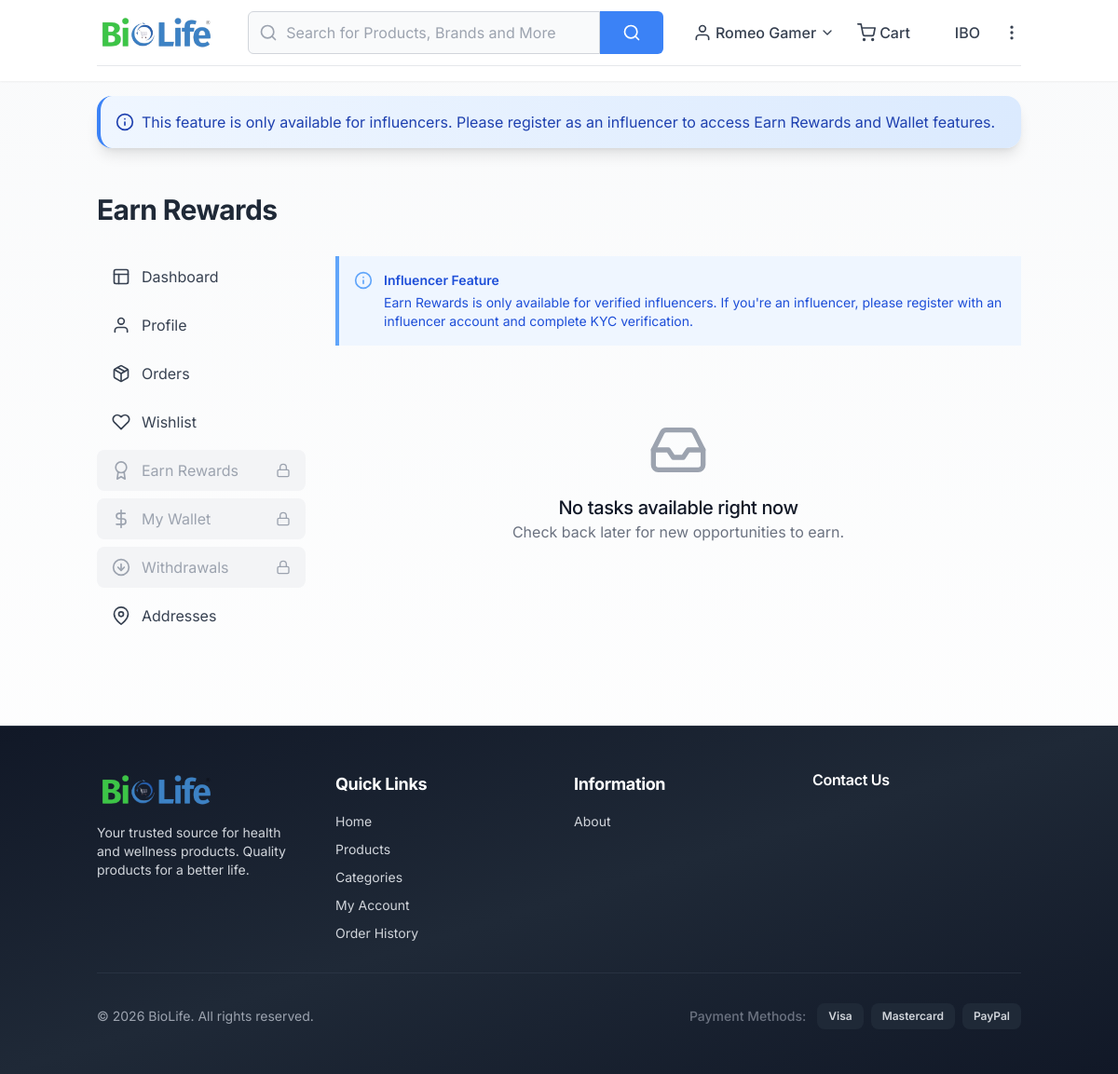
/earn/ (signed in), run on an earlier commit of the app's database.
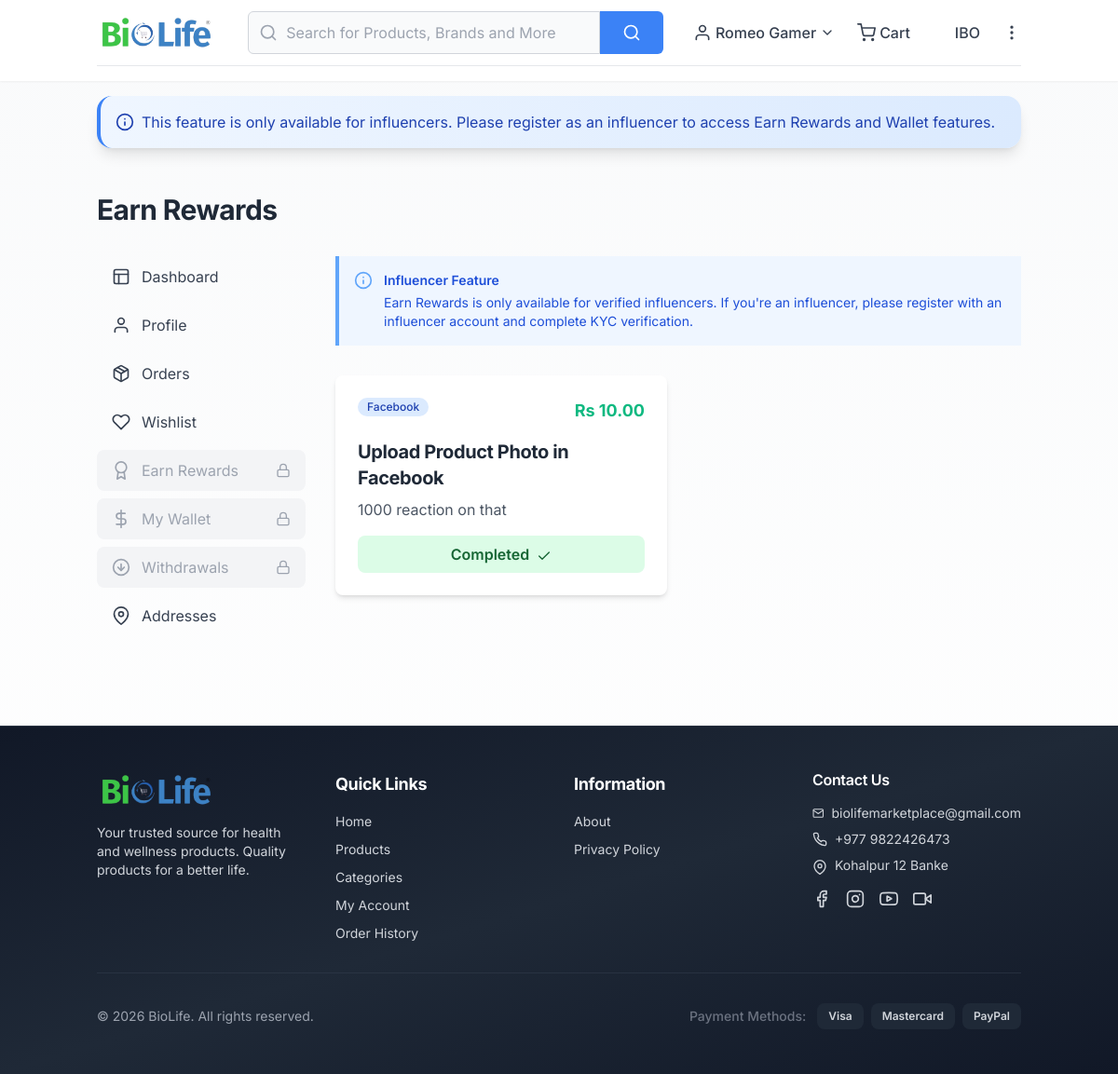
And on a later commit of the database.
### core/models.py (models this page shows, shortened)
class CMSPage(models.Model):
    FOOTER_SECTION_CHOICES = [
        ('customer_service', 'Customer Service'),
        ('information', 'Information'),
    ]
    title = models.CharField(max_length=255)
    slug = models.SlugField(unique=True, blank=True)
    content = models.TextField()
    is_active = models.BooleanField(default=True)
    image = models.ImageField(upload_to='cms/', blank=True, null=True)
    in_footer = models.BooleanField(default=False)
    footer_section = models.CharField(
        max_length=20,
        choices=FOOTER_SECTION_CHOICES,
        blank=True,
        null=True,
        help_text='Select which footer section this page should appear in'
    )
    in_header = models.BooleanField(default=False)
    created_at = models.DateTimeField(auto_now_add=True)
    updated_at = models.DateTimeField(auto_now=True)
    class Meta:
        verbose_name = 'CMS Page'
        verbose_name_plural = 'CMS Pages'
        ordering = ['title']

class Task(models.Model):
    SOCIAL_MEDIA_CHOICES = [
        ('youtube', 'Youtube'),
        ('facebook', 'Facebook'),
        ('instagram', 'Instagram'),
        ('tiktok', 'TikTok'),
    ]
    social_media = models.CharField(max_length=20, choices=SOCIAL_MEDIA_CHOICES)
    title = models.CharField(max_length=255)
    target = models.CharField(max_length=255, help_text="Goal/Target for the task")
    amount = models.DecimalField(max_digits=10, decimal_places=2, default=0.00)
    is_active = models.BooleanField(default=True)
    created_at = models.DateTimeField(auto_now_add=True)
    updated_at = models.DateTimeField(auto_now=True)
    class Meta:
        verbose_name = 'Task'
        verbose_name_plural = 'Tasks'
        ordering = ['-created_at']

class Setting(models.Model):
    system_balance = models.DecimalField(max_digits=12, decimal_places=2, default=0.00)
    sale_commision = models.DecimalField(max_digits=5, decimal_places=2, default=0.00)
    user_refer_amount = models.DecimalField(max_digits=10, decimal_places=2, default=0.00, help_text="Amount credited to influencer when they refer a new user")
    is_withdrawal = models.BooleanField(default=True)
    min_withdrawal = models.DecimalField(max_digits=10, decimal_places=2, default=100.00)
    max_withdrawal = models.DecimalField(max_digits=10, decimal_places=2, default=10000.00)
    low_stock_threshold = models.IntegerField(default=10, validators=[MinValueValidator(0)], help_text="Alert when product stock falls below this quantity")
    email = models.EmailField(blank=True, null=True, help_text="Contact email address")
    phone = models.CharField(max_length=20, blank=True, null=True, help_text="Contact phone number")
    address = models.TextField(blank=True, null=True, help_text="Physical address")
    facebook_url = models.URLField(blank=True, null=True, help_text="Facebook page URL")
    instagram_url = models.URLField(blank=True, null=True, help_text="Instagram profile URL")
    youtube_url = models.URLField(blank=True, null=True, help_text="YouTube channel URL")
    tiktok_url = models.URLField(blank=True, null=True, help_text="TikTok profile URL")
    created_at = models.DateTimeField(auto_now_add=True)
    updated_at = models.DateTimeField(auto_now=True)
    class Meta:
        verbose_name = 'System Setting'
        verbose_name_plural = 'System Settings'

### website/views/earn_views.py (the view)
# urls.py: path('earn/', earn_views.task_list, name='task_list'),
@login_required
def task_list(request):
    has_access, error_message = check_influencer_kyc_access(request.user)
    if not has_access:
        if request.user.is_influencer:
            messages.warning(request, error_message)
            return redirect('website:account_profile')
        else:
            messages.info(request, error_message)
    tasks = Task.objects.filter(is_active=True).order_by('-created_at')
    user_submissions = UserTask.objects.filter(user=request.user)
    submission_map = {sub.task_id: sub for sub in user_submissions}
    kyc_verified = request.user.kyc_status == 'approved'
    return render(request, 'site/earn/task_list.html', {
        'tasks': tasks,
        'submission_map': submission_map,
        'kyc_verified': kyc_verified,
        'has_access': has_access,
        'is_influencer': request.user.is_influencer,
        'kyc_status': request.user.kyc_status
    })

### website/context_processors.py (called while the page is built)
def cart_count(request):
    cart = request.session.get('cart', {})
    items = cart.get('items', [])
    count = sum(item.get('quantity', 0) for item in items)
    return {'cart_count': count}

def wishlist_count(request):
    if request.user.is_authenticated:
        count = Wishlist.objects.filter(user=request.user).count()
    else:
        count = 0
    return {'wishlist_count': count}

def categories(request):
    categories_list = Category.objects.filter(
        is_featured=True
    ).prefetch_related(
        'sub_categories__child_categories'
    ).all()  # Only featured categories for header
    return {'nav_categories': categories_list}

def cms_pages(request):
    all_pages = CMSPage.objects.filter(is_active=True, in_footer=True).order_by('title')
    customer_service_pages = all_pages.filter(footer_section='customer_service')
    information_pages = all_pages.filter(
        Q(footer_section='information') | Q(footer_section__isnull=True) | Q(footer_section='')
    )
    return {
        'cms_pages': all_pages,
        'customer_service_pages': customer_service_pages,
        'information_pages': information_pages,
    }

### templates/site/earn/task_list.html (shortened to what the changed rows need)
{% extends 'site/layouts/base.html' %}
{% load static %}
{% load custom_filters %}
{% block content %}
<div class="container mx-auto px-4 py-8">
    <div class="flex flex-col md:flex-row justify-between items-center mb-8">
        <h1 class="text-3xl font-bold text-gray-800">Earn Rewards</h1>
    </div>
    <div class="grid grid-cols-1 lg:grid-cols-4 gap-8">
        <div class="lg:col-span-3">
            <div class="grid grid-cols-1 md:grid-cols-2 gap-6">
                {% for task in tasks %}
                {% with submission=submission_map|get_item:task.id %}
                <div class="bg-white rounded-lg shadow-md overflow-hidden hover:shadow-lg transition-shadow">
                    <div class="p-6">
                        <div class="flex justify-between items-start mb-4">
                            <span
                                class="inline-flex items-center px-2.5 py-0.5 rounded-full text-xs font-medium bg-blue-100 text-blue-800">
                                {{ task.get_social_media_display }}
                            </span>
                            <span class="text-lg font-bold text-biolife-green">Rs {{ task.amount }}</span>
                        </div>
                        <h3 class="text-xl font-bold text-gray-800 mb-2">{{ task.title }}</h3>
                        <p class="text-gray-600 mb-4">{{ task.target }}</p>
                        {% if submission %}
                        {% if submission.status == 'approved' %}
                        <div class="w-full bg-green-100 text-green-800 py-2 rounded-lg text-center font-semibold">
                            Completed <i data-feather="check" class="inline w-4 h-4 ml-1"></i>
                        </div>
                        {% elif submission.status == 'rejected' %}
                        <a href="{% url 'website:task_detail' task.id %}"
                            class="block w-full bg-red-100 text-red-800 py-2 rounded-lg text-center font-semibold hover:bg-red-200 transition-colors">
                            Rejected (Retry)
                        </a>
                        {% else %}
                        <a href="{% url 'website:task_detail' task.id %}"
                            class="block w-full bg-yellow-100 text-yellow-800 py-2 rounded-lg text-center font-semibold hover:bg-yellow-200 transition-colors">
                            Pending Approval
                        </a>
                        {% endif %}
                        {% endif %}
                    </div>
                </div>
                {% endwith %}
                {% empty %}
                <div class="col-span-full text-center py-12">
                    <div class="text-gray-400 mb-4">
                        <i data-feather="inbox" class="w-16 h-16 mx-auto"></i>
                    </div>
                    <h3 class="text-xl font-medium text-gray-900">No tasks available right now</h3>
                    <p class="text-gray-500">Check back later for new opportunities to earn.</p>
                </div>
                {% endfor %}
            </div>
        </div>
    </div>
</div>
{% endblock %}

### templates/site/layouts/footer.html (shortened to what the changed rows need)
{% load static %}
<footer class="bg-gradient-to-br from-gray-900 via-gray-800 to-gray-900 text-gray-300 mt-16 border-t border-gray-700/50">
    <div class="container mx-auto px-4 py-12">
        <div class="grid grid-cols-1 md:grid-cols-2 lg:grid-cols-4 gap-8">
            {% if information_pages %}
            <div>
                <ul class="space-y-2.5 text-sm">
                    {% for page in information_pages %}
                        <li>
                            <a href="{% url 'website:cms_page' slug=page.slug %}" class="hover:text-biolife-green transition-all duration-200 flex items-center group">
                                {{ page.title }}
                            </a>
                        </li>
                    {% endfor %}
                </ul>
            </div>
            {% endif %}
            <div>
                {% if site_settings.email or site_settings.phone or site_settings.address %}
                <div class="text-sm mb-4 space-y-2">
                    {% if site_settings.email %}
                        <div class="flex items-center space-x-2 mb-2">
                            <i data-feather="mail" class="w-4 h-4"></i>
                            <span>{{ site_settings.email }}</span>
                        </div>
                    {% endif %}
                    {% if site_settings.phone %}
                        <div class="flex items-center space-x-2 mb-2">
                            <i data-feather="phone" class="w-4 h-4"></i>
                            <span>{{ site_settings.phone }}</span>
                        </div>
                    {% endif %}
                    {% if site_settings.address %}
                        <div class="flex items-start space-x-2 mb-2">
                            <i data-feather="map-pin" class="w-4 h-4 mt-1"></i>
                            <span>{{ site_settings.address|linebreaks }}</span>
                        </div>
                    {% endif %}
                </div>
                {% endif %}
                {% if site_settings.facebook_url or site_settings.instagram_url or site_settings.youtube_url or site_settings.tiktok_url %}
                <div class="flex space-x-4">
                    {% if site_settings.facebook_url %}
                        <a href="{{ site_settings.facebook_url }}" target="_blank" rel="noopener noreferrer" class="hover:text-biolife-green transition-colors">
                            <i data-feather="facebook" class="w-5 h-5"></i>
                        </a>
                    {% endif %}
                    {% if site_settings.instagram_url %}
                        <a href="{{ site_settings.instagram_url }}" target="_blank" rel="noopener noreferrer" class="hover:text-biolife-green transition-colors">
                            <i data-feather="instagram" class="w-5 h-5"></i>
                        </a>
                    {% endif %}
                    {% if site_settings.youtube_url %}
                        <a href="{{ site_settings.youtube_url }}" target="_blank" rel="noopener noreferrer" class="hover:text-biolife-green transition-colors">
                            <i data-feather="youtube" class="w-5 h-5"></i>
                        </a>
                    {% endif %}
                    {% if site_settings.tiktok_url %}
                        <a href="{{ site_settings.tiktok_url }}" target="_blank" rel="noopener noreferrer" class="hover:text-biolife-green transition-colors">
                            <i data-feather="video" class="w-5 h-5"></i>
                        </a>
                    {% endif %}
                </div>
                {% endif %}
            </div>
        </div>
    </div>
</footer>

What changed in the data, as far as the page shows it:
added Task: social_media "Facebook", amount "10.00", title "Upload Product Photo in Facebook", target "1000 reaction on that"
added CMSPage: title "Privacy Policy"
added Setting: email "biolifemarketplace@gmail.com", phone "+977 9822426473", address "Kohalpur 12 Banke"
Also different on the page:
text no longer shown: "No tasks available right now Check back later for new opportunities to earn."
